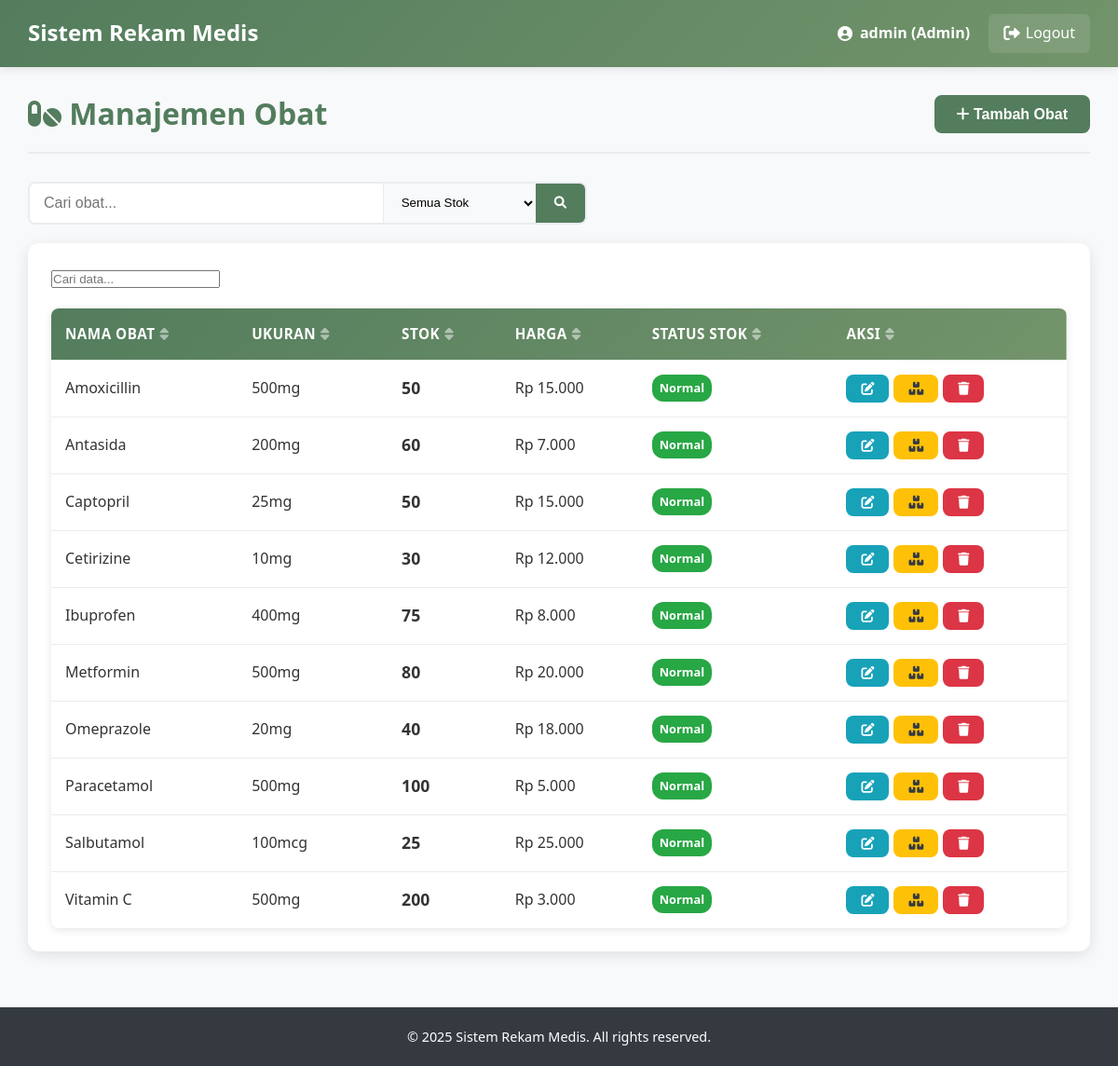
/Trys_Proj/admin/medicines.php (signed in), run on the app's committed database.
### tables this page shows
CREATE TABLE `obat` (
  `id_obat` int(11) NOT NULL,
  `nm_obat` varchar(100) NOT NULL,
  `jml_obat` int(11) DEFAULT NULL,
  `ukuran` varchar(50) DEFAULT NULL,
  `harga` decimal(10,2) DEFAULT NULL,
  `created_at` timestamp NOT NULL DEFAULT current_timestamp(),
  `updated_at` timestamp NOT NULL DEFAULT current_timestamp() ON UPDATE current_timestamp()
);

### Trys_Proj/admin/medicines.php (the view, shortened to what this page needs)
<?php
include '../config/database.php';
$page_title = "Manajemen Obat";
$search = isset($_GET['search']) ? $_GET['search'] : '';
$search_condition = '';
$page = isset($_GET['page']) ? (int)$_GET['page'] : 1;
$limit = 15;
$offset = ($page - 1) * $limit;
$sql = "SELECT * FROM obat $search_condition ORDER BY nm_obat LIMIT $offset, $limit";
$result = $conn->query($sql);
?>
<!DOCTYPE html>
<html lang="en">
<head>
    <link rel="stylesheet" href="../css/style.css">
    <link rel="stylesheet" href="https://cdnjs.cloudflare.com/ajax/libs/font-awesome/6.0.0-beta3/css/all.min.css">
</head>
<body>
    <?php include '../includes/header.php'; ?>
    <div class="container">
        <div class="content">
            <div class="content-header">
                <h2><i class="fas fa-pills"></i> <?php echo $page_title; ?></h2>
                <button class="btn btn-primary" onclick="showAddModal()">
                    <i class="fas fa-plus"></i> Tambah Obat
                </button>
            </div>
            <div class="search-filter">
                <form method="GET" action="" class="search-form">
                    <div class="search-input">
                        <input type="text" name="search" placeholder="Cari obat..." value="<?php echo htmlspecialchars($search); ?>">
                        <select name="stock_filter" class="stock-filter">
                            <option value="">Semua Stok</option>
                        </select>
                        <button type="submit" class="search-button">
                            <i class="fas fa-search"></i>
                        </button>
                    </div>
                </form>
            </div>
            <div class="card">
                <div class="card-body">
                    <table class="data-table">
                        <thead>
                            <tr>
                                <th>Nama Obat</th>
                                <th>Ukuran</th>
                                <th>Stok</th>
                                <th>Harga</th>
                                <th>Status Stok</th>
                                <th>Aksi</th>
                            </tr>
                        </thead>
                        <tbody>
                            <?php if ($result->num_rows > 0): ?>
                                <?php while ($row = $result->fetch_assoc()): ?>
                                <tr>
                                    <td><?php echo $row['nm_obat']; ?></td>
                                    <td><?php echo $row['ukuran']; ?></td>
                                    <td>
                                        <span class="stock-quantity"><?php echo $row['jml_obat']; ?></span>
                                    </td>
                                    <td>Rp <?php echo number_format($row['harga'], 0, ',', '.'); ?></td>
                                    <td>
                                        <?php if ($row['jml_obat'] == 0): ?>
                                        <span class="badge badge-danger">Habis</span>
                                        <?php elseif ($row['jml_obat'] < 10): ?>
                                        <span class="badge badge-warning">Rendah</span>
                                        <?php else: ?>
                                        <span class="badge badge-success">Normal</span>
                                        <?php endif; ?>
                                    </td>
                                    <td>
                                        <div class="action-buttons">
                                            <button class="btn btn-sm btn-info" onclick="showEditModal(<?php echo $row['id_obat']; ?>, '<?php echo addslashes($row['nm_obat']); ?>', <?php echo $row['jml_obat']; ?>, '<?php echo addslashes($row['ukuran']); ?>', <?php echo $row['harga']; ?>)">
                                                <i class="fas fa-edit"></i>
                                            </button>
                                            <button class="btn btn-sm btn-warning" onclick="showStockModal(<?php echo $row['id_obat']; ?>, '<?php echo addslashes($row['nm_obat']); ?>', <?php echo $row['jml_obat']; ?>)">
                                                <i class="fas fa-boxes"></i>
                                            </button>
                                            <button class="btn btn-sm btn-danger" onclick="confirmDelete(<?php echo $row['id_obat']; ?>, '<?php echo addslashes($row['nm_obat']); ?>')">
                                                <i class="fas fa-trash"></i>
                                            </button>
                                        </div>
                                    </td>
                                </tr>
                                <?php endwhile; ?>
                            <?php else: ?>
                                <tr>
                                    <td colspan="6" class="text-center">Tidak ada data obat.</td>
                                </tr>
                            <?php endif; ?>
                        </tbody>
                    </table>
                </div>
            </div>
        </div>
    </div>
    <?php include '../includes/footer.php'; ?>
</body>
</html>

### Trys_Proj/css/style.css (style rules this page uses)
* { margin: 0; padding: 0; box-sizing: border-box; }
body { font-family: "Segoe UI", Tahoma, Geneva, Verdana, sans-serif; line-height: 1.6; color: #333; background-color: #f8f9fa; }
:root { --primary-color: #537d5d; --primary-dark: #3e5e45; --primary-light: #6a9975; --secondary-color: #73946b; --secondary-dark: #5a7553; --secondary-light: #8bac83; --accent-color: #9ebc8a; --accent-dark: #85a371; --accent-light: #b7d5a3; --light-color: #d2d0a0; --light-dark: #b9b787; --light-light: #ebe9b9; --white: #ffffff; --off-white: #f9f9f9; --gray-light: #f8f9fa; --gray-medium: #6c757d; --gray-dark: #343a40; --success: #28a745; --success-dark: #1e7e34; --danger: #dc3545; --danger-dark: #bd2130; --warning: #ffc107; --warning-dark: #d39e00; --info: #17a2b8; --info-dark: #117a8b; }
h1, h2, h3, h4, h5, h6 { font-weight: 700; line-height: 1.2; margin-bottom: 0.5em; color: var(--gray-dark); }
h2 { font-size: 2rem; }
.btn { display: inline-block; padding: 12px 24px; border: none; border-radius: 8px; font-size: 1rem; font-weight: 600; text-decoration: none; text-align: center; cursor: pointer; transition: all 0.3s ease; line-height: 1; position: relative; overflow: hidden; }
.btn::after { content: ""; position: absolute; top: 50%; left: 50%; width: 5px; height: 5px; background: rgba(255, 255, 255, 0.5); opacity: 0; border-radius: 100%; transform: scale(1, 1) translate(-50%); transform-origin: 50% 50%; }
.btn-primary { background-color: var(--primary-color); color: var(--white); }
.btn-info { background-color: var(--info); color: var(--white); }
.btn-danger { background-color: var(--danger); color: var(--white); }
.btn-warning { background-color: var(--warning); color: var(--gray-dark); }
.btn-sm { padding: 8px 16px; font-size: 0.875rem; }
.container { display: flex; min-height: calc(100vh - 70px); }
.content { flex: 1; padding: 30px; background-color: var(--gray-light); min-height: calc(100vh - 70px); }
.content-header { display: flex; justify-content: space-between; align-items: center; margin-bottom: 30px; padding-bottom: 20px; border-bottom: 2px solid #e9ecef; }
.content-header h2 { color: var(--primary-color); font-size: 2rem; font-weight: 700; margin: 0; }
.card { background: var(--white); border-radius: 12px; box-shadow: 0 4px 15px rgba(0, 0, 0, 0.1); margin-bottom: 30px; overflow: hidden; transition: transform 0.3s ease, box-shadow 0.3s ease; }
.card-body { padding: 25px; }
.data-table { width: 100%; border-collapse: collapse; background: var(--white); border-radius: 8px; overflow: hidden; box-shadow: 0 2px 10px rgba(0, 0, 0, 0.1); }
.data-table thead { background: linear-gradient(135deg, var(--primary-color), var(--secondary-color)); color: var(--white); }
.data-table th, .data-table td { padding: 15px; text-align: left; border-bottom: 1px solid #e9ecef; }
.data-table th { font-weight: 600; font-size: 0.95rem; text-transform: uppercase; letter-spacing: 0.5px; }
.data-table tbody tr { transition: background-color 0.3s ease; }
.data-table tbody tr:last-child td { border-bottom: none; }
.badge { display: inline-block; padding: 5px 10px; border-radius: 20px; font-size: 0.8rem; font-weight: 600; text-align: center; }
.badge-success { background-color: rgba(40, 167, 69, 0.1); color: var(--success); }

### Trys_Proj/admin/medicines.php (style rules this page uses)
.search-filter { display: flex; justify-content: space-between; align-items: center; margin-bottom: 20px; }
.search-form { flex: 1; max-width: 600px; }
.search-input { display: flex; border: 2px solid #e9ecef; border-radius: 8px; overflow: hidden; }
.search-input input { flex: 1; padding: 12px 15px; border: none; outline: none; font-size: 1rem; }
.stock-filter { padding: 12px 15px; border: none; outline: none; background-color: #f8f9fa; border-left: 1px solid #e9ecef; }
.search-button { background-color: #537D5D; color: white; border: none; padding: 0 20px; cursor: pointer; transition: background-color 0.3s; }
.badge { padding: 4px 8px; border-radius: 12px; font-size: 0.8rem; font-weight: 600; }
.badge-success { background-color: #28a745; color: white; }
.stock-quantity { font-weight: 600; font-size: 1.1rem; }
.action-buttons { display: flex; gap: 5px; }

### data on the page
obat: nm_obat "Amoxicillin", ukuran "500mg", jml_obat "50", harga "15.000", shows "Normal"
obat: nm_obat "Antasida", ukuran "200mg", jml_obat "60", harga "7.000", shows "Normal"
obat: nm_obat "Captopril", ukuran "25mg", jml_obat "50", harga "15.000", shows "Normal"
obat: nm_obat "Cetirizine", ukuran "10mg", jml_obat "30", harga "12.000", shows "Normal"
obat: nm_obat "Ibuprofen", ukuran "400mg", jml_obat "75", harga "8.000", shows "Normal"
obat: nm_obat "Metformin", ukuran "500mg", jml_obat "80", harga "20.000", shows "Normal"
obat: nm_obat "Omeprazole", ukuran "20mg", jml_obat "40", harga "18.000", shows "Normal"
obat: nm_obat "Paracetamol", ukuran "500mg", jml_obat "100", harga "5.000", shows "Normal"
obat: nm_obat "Salbutamol", ukuran "100mcg", jml_obat "25", harga "25.000", shows "Normal"
obat: nm_obat "Vitamin C", ukuran "500mg", jml_obat "200", harga "3.000", shows "Normal"

### other printed values
$_SESSION['username'] "admin"
$_SESSION['role'] "Admin"
$page_title "Manajemen Obat"
